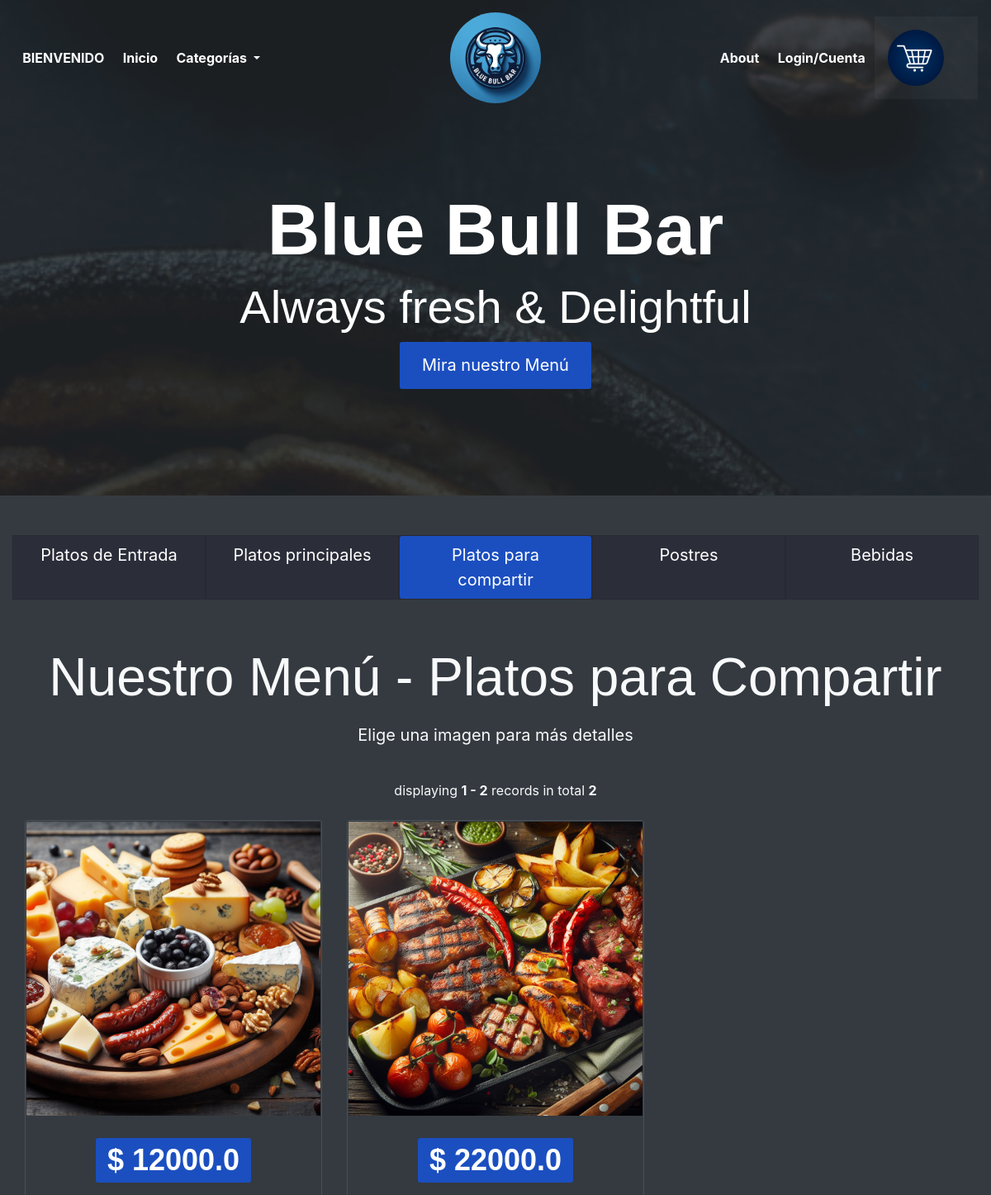
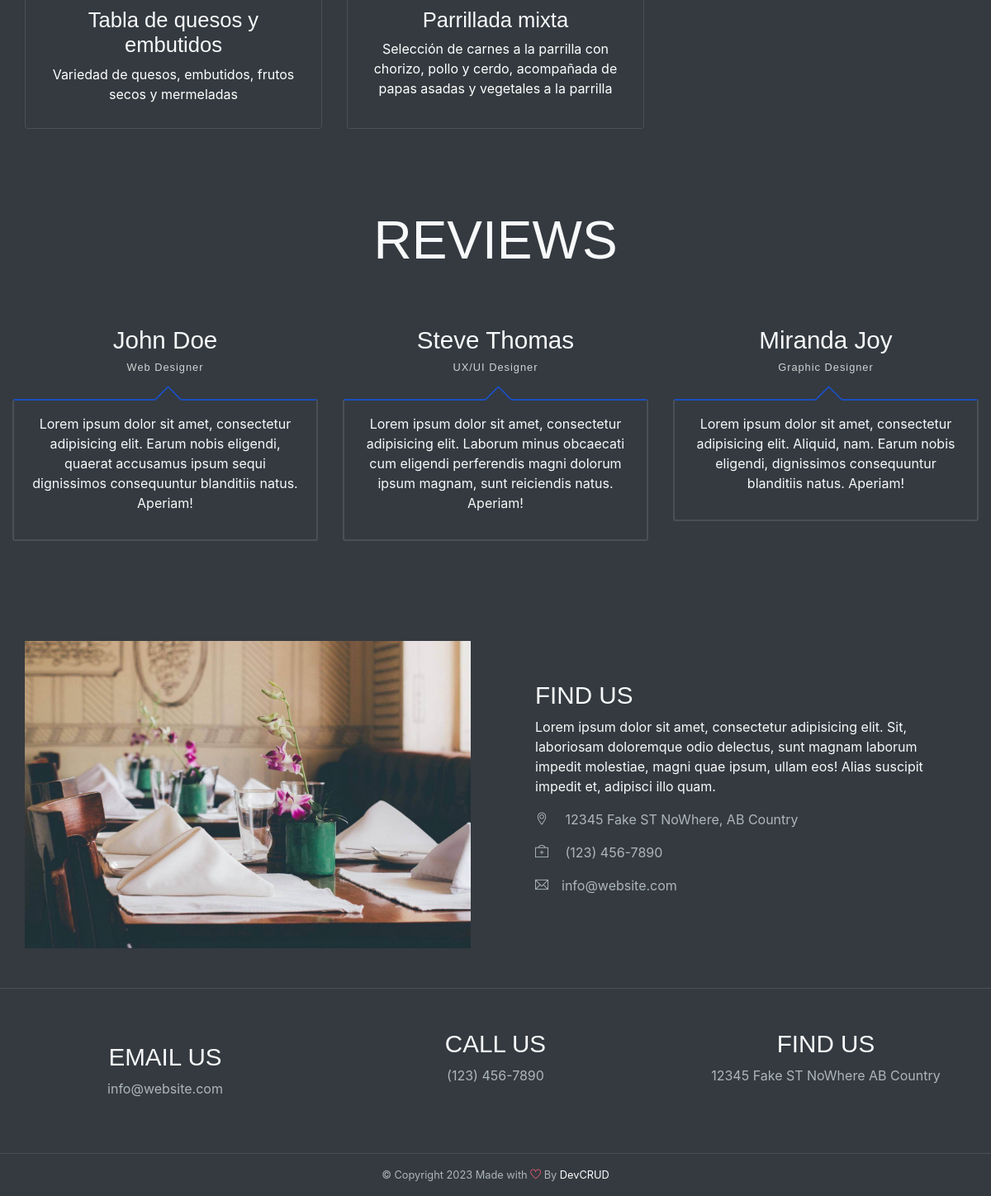
Screenshot of /categoria/Compartir with the database file from the repository (2 pictures, top to bottom).
### tables this page shows
CREATE TABLE Menu (
            id INTEGER PRIMARY KEY,
            nombre TEXT NOT NULL,
            descripcion TEXT,
            precio REAL NOT NULL,
            categoria TEXT NOT NULL,
            imagen TEXT NOT NULL
        );

### app/inicio/routes.py (the view)
@inicio_bp.route('/categoria/<categoria>')
def platos_por_categoria(categoria):
    page = request.args.get('page', 1, type=int)
    offset = (page - 1) * PER_PAGE
    menu=obtener_por_categoria(categoria,offset)
    total_items =obtener_total_menu(categoria)
    pagination = Pagination(page=page, total=total_items, per_page=PER_PAGE, bs_version=4,
        display_msg="Mostrando {start} - {end} de {total} registros en total")
    if categoria=='Entrada':
        cat='Platos de Entrada'
    elif categoria=='Principal':
        cat='Platos Principales'
    elif categoria=='Compartir':
        cat='Platos para Compartir'
    elif categoria=='Postre':
        cat='Postres'
    elif categoria=='Bebida':
        cat='Bebidas'
    else:
        abort(404)
    usuario=None
    if 'email' in session:
        email_usuario=session['email']
        usuario=obtener_por_email(email_usuario)
    cart=obtener_carrito()
    return render_template('inicio.html',usuario=usuario,categoria=cat,menu=menu, total_items_cart=cart.total_items(), pagination=pagination)

### app/models/cart.py (called while the page is built)
    def total_items(self):
        total=0
        for item in self.items:
            total+=item.cantidad
        return total

    def to_dict(self):
        return {
            'items': [
                {
                    'item_id': item.item_id,
                    'cantidad': item.cantidad,
                    'precio_cantidad': item.precio_cantidad
                }
                for item in self.items
            ]
        }

### app/services/cart.py (called while the page is built)
def obtener_carrito():
    if 'cart' not in session:
        cart = Cart()
        session['cart'] = cart.to_dict()
    else:
        cart = Cart.from_dict(session['cart'])
    return cart

### app/services/menu_service.py (called while the page is built)
def obtener_total_menu(opcion):
    try:
        db_path = current_app.config['DATABASE_URI'].replace('sqlite:///', '')
        conn = sqlite3.connect(db_path)
        cursor = conn.cursor()
        if opcion=='all':
            cursor.execute("SELECT COUNT(*) FROM Menu")
        else:
            cursor.execute(f"SELECT COUNT(*) FROM Menu where categoria='{opcion}'")
        total_items = cursor.fetchone()[0]
        conn.close()
        return total_items
    except Exception as e:
        print("Error al obtener el menu: ", str(e))
        raise e

def obtener_por_categoria(categoria,offset=0):
    db_path = current_app.config['DATABASE_URI'].replace('sqlite:///', '')
    conn = sqlite3.connect(db_path)
    cursor = conn.cursor()
    query = f"SELECT * FROM Menu WHERE categoria='{categoria}' LIMIT {PER_PAGE} OFFSET {offset}"
    cursor.execute(query)
    items = [MenuItem(*row) for row in cursor.fetchall()]
    conn.close()
    return items

### app/inicio/templates/inicio.html (shortened to what this page needs)
{% extends "base.html"%}
{% block content %}
<header id="home" class="header">
    <div class="overlay text-white text-center"><br><br>
        <h1 class="display-2 font-weight-bold  mt-5">Blue Bull Bar</h1>
        <h2 class="display-4 mb-2">Always fresh &amp; Delightful</h2>
        <a class="btn btn-lg btn-primary" href="#menu">Mira nuestro Menú</a>
    </div>
</header>
<div id="menu" class="container-fluid bg-dark text-light py-5 text-center wow fadeIn">
    <div class="row justify-content-center">
        <div class="col-sm-12 col-md-12 mb-5">
            <ul class="nav nav-pills nav-justified" id="pills-tab" role="tablist">
                <li class="nav-item"
                    style="font-size: 15pt; color: #fff; border: solid 0.1px rgba(0,0,0,0.1); background-color: #08032033; ">
                    <a class="nav-link {% if categoria == 'Platos de Entrada' %}active{% endif %}"
                        href="{{url_for('inicio.platos_por_categoria', categoria='Entrada')}}">Platos de Entrada</a>
                </li>
                <li class="nav-item"
                    style="font-size: 15pt; color: #fff; border: solid 0.1px rgba(0,0,0,0.1); background-color: #08032033; ">
                    <a class="nav-link {% if categoria == 'Platos Principales' %}active{% endif %}"
                        href="{{url_for('inicio.platos_por_categoria', categoria='Principal')}}">Platos
                        principales</a>
                </li>
                <li class="nav-item"
                    style="font-size: 15pt; color: #fff; border: solid 0.1px rgba(0,0,0,0.1); background-color: #08032033; ">
                    <a class="nav-link {% if categoria == 'Platos para Compartir' %}active{% endif %}"
                        href="{{url_for('inicio.platos_por_categoria', categoria='Compartir')}}">Platos para
                        compartir</a>
                </li>
                <li class="nav-item"
                    style="font-size: 15pt; color: #fff; border: solid 0.1px rgba(0,0,0,0.1); background-color: #08032033; ">
                    <a class="nav-link {% if categoria == 'Postres' %}active{% endif %}"
                        href="{{url_for('inicio.platos_por_categoria', categoria='Postre')}}">Postres</a>
                </li>
                <li class="nav-item"
                    style="font-size: 15pt; color: #fff; border: solid 0.1px rgba(0,0,0,0.1); background-color: #08032033; ">
                    <a class="nav-link {% if categoria == 'Bebidas' %}active{% endif %}"
                        href="{{url_for('inicio.platos_por_categoria', categoria='Bebida')}}">Bebidas</a>
                </li>
            </ul>
        </div>
    </div>
    <div class="tab-content" id="pills-tabContent">
        <h2 class="section-title py-2">Nuestro Menú - {{categoria}}</h2>
        <p style="font-size: 15pt;">Elige una imagen para más detalles</p>
        <br>
        <div class="tab-pane fade show active" id="foods" role="tabpanel" aria-labelledby="pills-home-tab">
            <div class="text-center">
                {{ pagination.info }}
            </div>
            <br>
            <div class="row gallary">
                {% for item_menu in menu %}
                <div class="col-md-4">
                    <div class="card bg-transparent border my-3 my-md-0">
                        <div class="gallary-item wow fadeIn">
                            {% if item_menu.imagen.startswith('http') %}
                            <img src="{{ item_menu.imagen }}" alt="template by DevCRID http://www.devcrud.com/"
                                class="rounded-0 card-img-top mg-responsive gallary-img">
                            {% else %}
                            <img src="{{ url_for('static', filename='img/menu/' + item_menu.imagen) }}"
                                alt="template by DevCRID http://www.devcrud.com/"
                                class="rounded-0 card-img-top mg-responsive gallary-img">
                            {% endif %}
                        </div>
                        <div class="card-body" style="height: 250px; overflow: hidden;">
                            <h1 class="text-center mb-4"><a href="#" class="badge badge-primary">$ {{ item_menu.precio
                                    }}</a></h1>
                            <h4 class="pt20 pb20">{{ item_menu.nombre }}</h4>
                            <p class="text-white">{{ item_menu.descripcion }}</p>
                        </div>
                    </div>
                </div>
                {% endfor %}
            </div>
        </div>
    </div>
</div>
<div id="testmonial" class="container-fluid wow fadeIn bg-dark text-light has-height-lg middle-items">
    <h2 class="section-title my-5 text-center">REVIEWS</h2>
    <div class="row mt-3 mb-5">
        <div class="col-md-4 my-3 my-md-0">
            <div class="testmonial-card">
                <h3 class="testmonial-title">John Doe</h3>
                <h6 class="testmonial-subtitle">Web Designer</h6>
                <div class="testmonial-body">
                    <p>Lorem ipsum dolor sit amet, consectetur adipisicing elit. Earum nobis eligendi, quaerat
                        accusamus ipsum sequi dignissimos consequuntur blanditiis natus. Aperiam!</p>
                </div>
            </div>
        </div>
        <div class="col-md-4 my-3 my-md-0">
            <div class="testmonial-card">
                <h3 class="testmonial-title">Steve Thomas</h3>
                <h6 class="testmonial-subtitle">UX/UI Designer</h6>
                <div class="testmonial-body">
                    <p>Lorem ipsum dolor sit amet, consectetur adipisicing elit. Laborum minus obcaecati cum
                        eligendi perferendis magni dolorum ipsum magnam, sunt reiciendis natus. Aperiam!</p>
                </div>
            </div>
        </div>
        <div class="col-md-4 my-3 my-md-0">
            <div class="testmonial-card">
                <h3 class="testmonial-title">Miranda Joy</h3>
                <h6 class="testmonial-subtitle">Graphic Designer</h6>
                <div class="testmonial-body">
                    <p>Lorem ipsum dolor sit amet, consectetur adipisicing elit. Aliquid, nam. Earum nobis eligendi,
                        dignissimos consequuntur blanditiis natus. Aperiam!</p>
                </div>
            </div>
        </div>
    </div>
</div>
{% endblock %}

### rows the page displays
Menu: imagen (picture), precio "12000.0", nombre "Tabla de quesos y embutidos", descripcion "Variedad de quesos, embutidos, frutos secos y mermeladas"
Menu: imagen (picture), precio "22000.0", nombre "Parrillada mixta", descripcion "Selección de carnes a la parrilla con chorizo, pollo y cerdo, acompañada de papas asadas y vegetales a la parrilla"

### other values shown
{{ categoria }} "Platos para Compartir"
{{ pagination.info }} "displaying 1 - 2 records in total 2"
